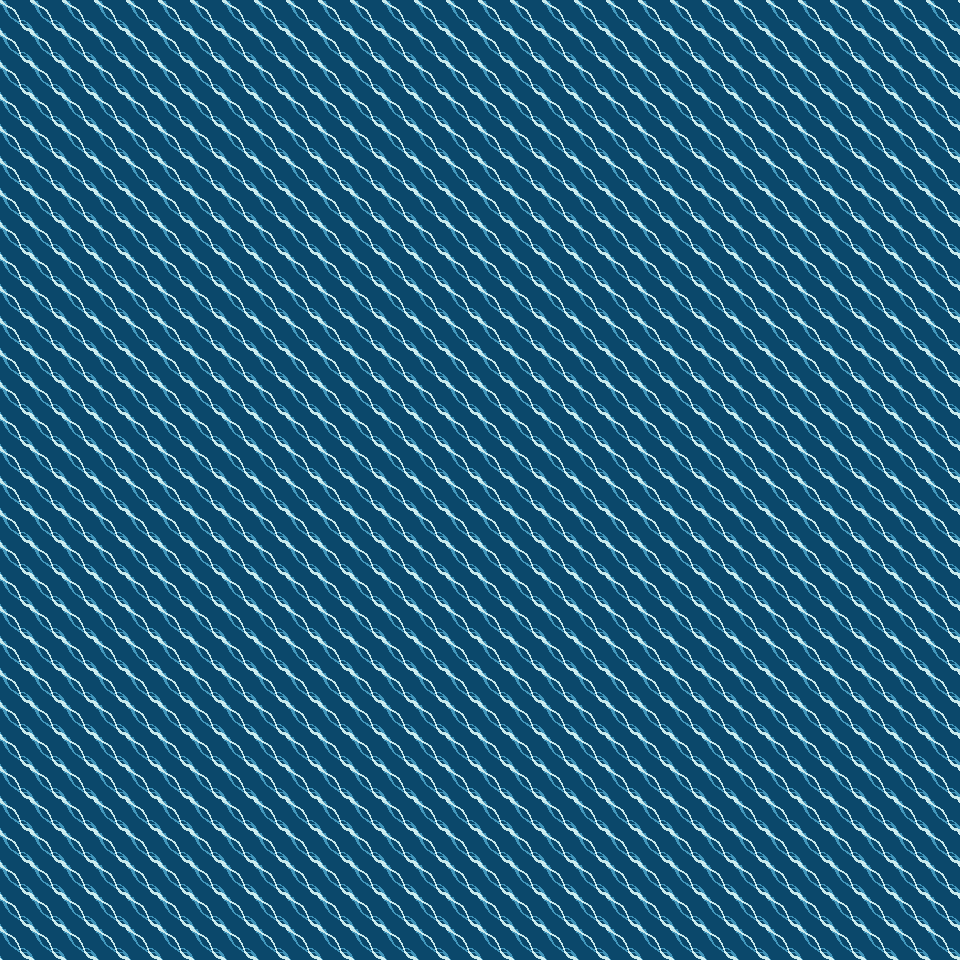

Below is a game level as drawn by its tile map, then a one-line description and the .tmx file that defines it, in full:
An orthogonal 30x30 tile map with 32x32 px tiles, 1 tile layer (level2), 4 tilesets and 17 objects (8x floor, portalRings1).

<map version="1.0" orientation="orthogonal" renderorder="right-down" width="30" height="30" tilewidth="32" tileheight="32" nextobjectid="66">
 <tileset firstgid="1" name="tiles" tilewidth="32" tileheight="32" tilecount="0" columns="1">
  <image source="water.png" width="32" height="32" />
 </tileset>
 <tileset firstgid="1" name="floor" tilewidth="32" tileheight="32" tilecount="1" columns="1">
  <image source="assets/images/floor.png" width="32" height="32" />
 </tileset>
 <tileset firstgid="2" name="water" tilewidth="32" tileheight="32" tilecount="16" columns="8">
  <image source="assets/images/water_animated.png" width="256" height="64" />
  <tile id="0">
   <animation>
    <frame tileid="0" duration="100" />
    <frame tileid="1" duration="100" />
    <frame tileid="2" duration="100" />
    <frame tileid="3" duration="100" />
    <frame tileid="4" duration="100" />
    <frame tileid="5" duration="100" />
    <frame tileid="6" duration="100" />
    <frame tileid="7" duration="100" />
    <frame tileid="8" duration="100" />
    <frame tileid="9" duration="100" />
    <frame tileid="10" duration="100" />
    <frame tileid="11" duration="100" />
    <frame tileid="12" duration="100" />
    <frame tileid="13" duration="100" />
    <frame tileid="14" duration="100" />
    <frame tileid="15" duration="100" />
   </animation>
  </tile>
 </tileset>
 <tileset firstgid="18" name="portalRings1" tilewidth="32" tileheight="32" tilecount="20" columns="4">
  <image source="assets/images/portalRings1.png" width="128" height="160" />
  <tile id="0">
   <animation>
    <frame tileid="0" duration="100" />
    <frame tileid="1" duration="100" />
    <frame tileid="2" duration="100" />
    <frame tileid="3" duration="100" />
    <frame tileid="4" duration="100" />
    <frame tileid="5" duration="100" />
    <frame tileid="6" duration="100" />
    <frame tileid="7" duration="100" />
    <frame tileid="8" duration="100" />
    <frame tileid="9" duration="100" />
    <frame tileid="10" duration="100" />
    <frame tileid="11" duration="100" />
    <frame tileid="12" duration="100" />
    <frame tileid="13" duration="100" />
    <frame tileid="14" duration="100" />
    <frame tileid="15" duration="100" />
    <frame tileid="16" duration="100" />
   </animation>
  </tile>
 </tileset>
 <layer name="level2" width="30" height="30">
  <data encoding="csv">
2,2,2,2,2,2,2,2,2,2,2,2,2,2,2,2,2,2,2,2,2,2,2,2,2,2,2,2,2,2,
2,2,2,2,2,2,2,2,2,2,2,2,2,2,2,2,2,2,2,2,2,2,2,2,2,2,2,2,2,2,
2,2,2,2,2,2,2,2,2,2,2,2,2,2,2,2,2,2,2,2,2,2,2,2,2,2,2,2,2,2,
2,2,2,2,2,2,2,2,2,2,2,2,2,2,2,2,2,2,2,2,2,2,2,2,2,2,2,2,2,2,
2,2,2,2,2,2,2,2,2,2,2,2,2,2,2,2,2,2,2,2,2,2,2,2,2,2,2,2,2,2,
2,2,2,2,2,2,2,2,2,2,2,2,2,2,2,2,2,2,2,2,2,2,2,2,2,2,2,2,2,2,
2,2,2,2,2,2,2,2,2,2,2,2,2,2,2,2,2,2,2,2,2,2,2,2,2,2,2,2,2,2,
2,2,2,2,2,2,2,2,2,2,2,2,2,2,2,2,2,2,2,2,2,2,2,2,2,2,2,2,2,2,
2,2,2,2,2,2,2,2,2,2,2,2,2,2,2,2,2,2,2,2,2,2,2,2,2,2,2,2,2,2,
2,2,2,2,2,2,2,2,2,2,2,2,2,2,2,2,2,2,2,2,2,2,2,2,2,2,2,2,2,2,
2,2,2,2,2,2,2,2,2,2,2,2,2,2,2,2,2,2,2,2,2,2,2,2,2,2,2,2,2,2,
2,2,2,2,2,2,2,2,2,2,2,2,2,2,2,2,2,2,2,2,2,2,2,2,2,2,2,2,2,2,
2,2,2,2,2,2,2,2,2,2,2,2,2,2,2,2,2,2,2,2,2,2,2,2,2,2,2,2,2,2,
2,2,2,2,2,2,2,2,2,2,2,2,2,2,2,2,2,2,2,2,2,2,2,2,2,2,2,2,2,2,
2,2,2,2,2,2,2,2,2,2,2,2,2,2,2,2,2,2,2,2,2,2,2,2,2,2,2,2,2,2,
2,2,2,2,2,2,2,2,2,2,2,2,2,2,2,2,2,2,2,2,2,2,2,2,2,2,2,2,2,2,
2,2,2,2,2,2,2,2,2,2,2,2,2,2,2,2,2,2,2,2,2,2,2,2,2,2,2,2,2,2,
2,2,2,2,2,2,2,2,2,2,2,2,2,2,2,2,2,2,2,2,2,2,2,2,2,2,2,2,2,2,
2,2,2,2,2,2,2,2,2,2,2,2,2,2,2,2,2,2,2,2,2,2,2,2,2,2,2,2,2,2,
2,2,2,2,2,2,2,2,2,2,2,2,2,2,2,2,2,2,2,2,2,2,2,2,2,2,2,2,2,2,
2,2,2,2,2,2,2,2,2,2,2,2,2,2,2,2,2,2,2,2,2,2,2,2,2,2,2,2,2,2,
2,2,2,2,2,2,2,2,2,2,2,2,2,2,2,2,2,2,2,2,2,2,2,2,2,2,2,2,2,2,
2,2,2,2,2,2,2,2,2,2,2,2,2,2,2,2,2,2,2,2,2,2,2,2,2,2,2,2,2,2,
2,2,2,2,2,2,2,2,2,2,2,2,2,2,2,2,2,2,2,2,2,2,2,2,2,2,2,2,2,2,
2,2,2,2,2,2,2,2,2,2,2,2,2,2,2,2,2,2,2,2,2,2,2,2,2,2,2,2,2,2,
2,2,2,2,2,2,2,2,2,2,2,2,2,2,2,2,2,2,2,2,2,2,2,2,2,2,2,2,2,2,
2,2,2,2,2,2,2,2,2,2,2,2,2,2,2,2,2,2,2,2,2,2,2,2,2,2,2,2,2,2,
2,2,2,2,2,2,2,2,2,2,2,2,2,2,2,2,2,2,2,2,2,2,2,2,2,2,2,2,2,2,
2,2,2,2,2,2,2,2,2,2,2,2,2,2,2,2,2,2,2,2,2,2,2,2,2,2,2,2,2,2,
2,2,2,2,2,2,2,2,2,2,2,2,2,2,2,2,2,2,2,2,2,2,2,2,2,2,2,2,2,2
</data>
 </layer>
 <objectgroup name="obj2">
  <properties>
   <property name="Collidable" type="bool" value="false" />
  </properties>
  <object id="3" name="floor" gid="1" x="335" y="844" width="32" height="32" />
  <object id="4" name="floor" gid="1" x="287" y="799" width="32" height="32" />
  <object id="5" name="floor" gid="1" x="331" y="750" width="32" height="32" />
  <object id="6" name="floor" gid="1" x="286" y="695" width="32" height="32" />
  <object id="8" name="floor" gid="1" x="337" y="498" width="32" height="32" />
  <object id="9" name="floor" gid="1" x="288" y="639" width="32" height="32" />
  <object id="10" name="floor" gid="1" x="333" y="594" width="32" height="32" />
  <object id="11" name="floor" gid="1" x="384" y="544" width="32" height="32" />
  <object id="46" gid="1" x="334" y="439" width="32" height="32" />
  <object id="47" gid="1" x="334.667" y="386.667" width="32" height="32" />
  <object id="48" gid="1" x="284" y="336" width="32" height="32" />
  <object id="49" gid="1" x="336" y="284" width="38.6667" height="38.6667" />
  <object id="51" gid="1" x="388" y="233.333" width="32" height="32" />
  <object id="52" gid="1" x="337.333" y="180" width="32" height="32" />
  <object id="62" gid="1" x="285.333" y="128" width="32" height="32" />
  <object id="63" gid="1" x="336" y="81.3333" width="32" height="32" />
  <object id="65" name="portalRings1" gid="18" x="320" y="927" width="32" height="32" rotation="180" />
 </objectgroup>
</map>
